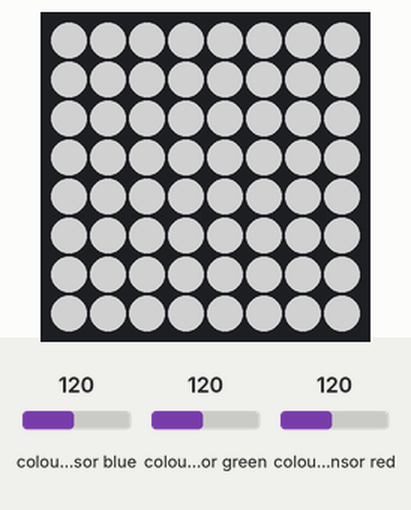
Bench run of a program on a simulated Raspberry Pi (BCM pin numbers) with a Sense HAT. Parts: the Sense HAT's 8×8 RGB LED matrix. The test bench sets the inputs (shaded band); at power-on: colour sensor blue 120, colour sensor green 120, colour sensor red 120. Dim RGB values are drawn brighter than linear.

Above: at 1.2 s.
1.3 s: colour sensor blue set to 5
At 2.5 s:
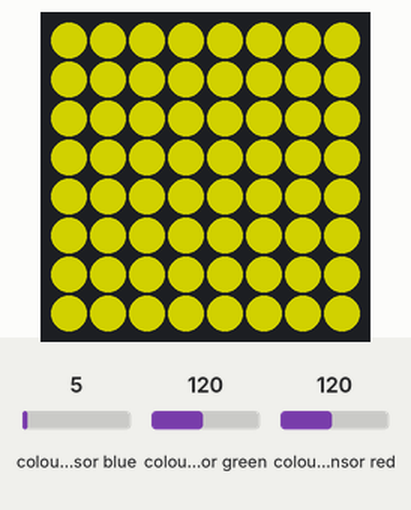
2.8 s: colour sensor green set to 5
At 3.7 s:
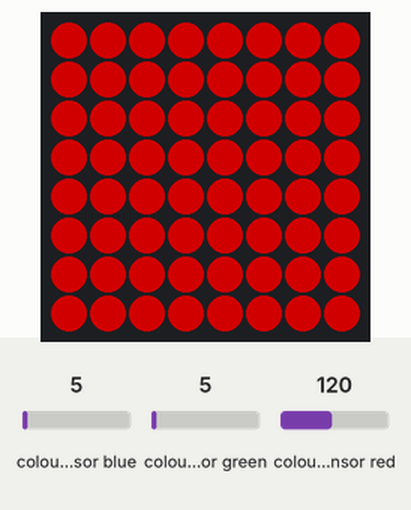
4.3 s: colour sensor red set to 5
At 4.9 s:
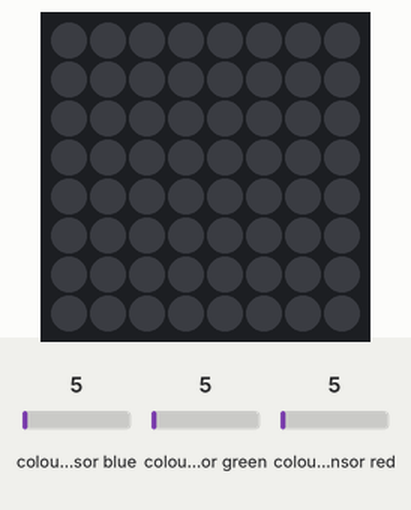
5.8 s: colour sensor blue set to 64
At 7.2 s:
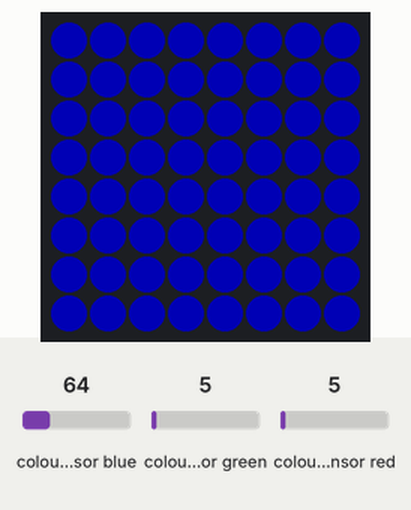
Timing chart, 0 to 8.3 s (numbered marks = the images above; inputs shaded):
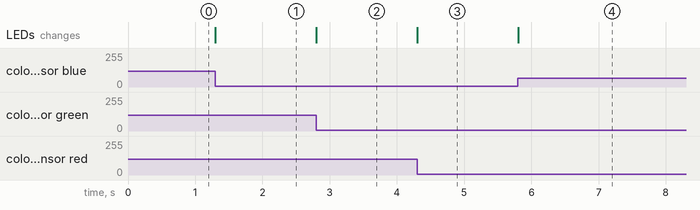

Measured:
- after the input at 1.3 s, the LEDs: change at once (image 1)
- after the input at 2.8 s, the LEDs: change at once (image 2)
- after the input at 4.3 s, the LEDs: change at once (image 3)
- after the input at 5.8 s, the LEDs: change at once (image 4)

The program:

p02_chameleon.py
```python
# p02 · 카멜레온 (컬러 센서, SenseHAT V2 전용)
from sense_hat import SenseHat   # SenseHAT 도구 상자 가져오기
sense = SenseHat()               # 내 SenseHAT을 sense라고 부르기
sense.set_rotation(180)          # 화면 180도 돌리기 (케이스에 거꾸로 꽂힘)
sense.clear()                    # 화면 지우기 (켜진 LED 끄기)
sense.colour.gain = 64           # 컬러 센서 감도 최대로 (1, 4, 16, 64 중)

while True:
    r, g, b, c = sense.colour.colour   # 센서가 본 빨강·초록·파랑·밝기
    sense.clear(r, g, b)               # 그 색으로 화면 채우기
```
